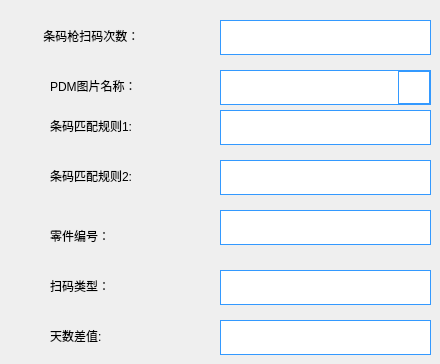
    <widget class="QWidget" name="page">
     <widget class="QLineEdit" name="lineEdit_scanTimes">
      <property name="geometry">
       <rect>
        <x>220</x>
        <y>20</y>
        <width>211</width>
        <height>35</height>
       </rect>
      </property>
      <property name="focusPolicy">
       <enum>Qt::ClickFocus</enum>
      </property>
      <property name="styleSheet">
       <string notr="true">font: 14pt &quot;黑体&quot;;
border-width:1px; 
border-style:solid; 
border-color:rgb(51, 153, 255); 
margin-top: 0ex;</string>
      </property>
      <property name="text">
       <string/>
      </property>
     </widget>
     <widget class="QLabel" name="label_variable_3">
      <property name="geometry">
       <rect>
        <x>50</x>
        <y>70</y>
        <width>161</width>
        <height>31</height>
       </rect>
      </property>
      <property name="styleSheet">
       <string notr="true">font: 14pt &quot;黑体&quot;;</string>
      </property>
      <property name="text">
       <string>PDM图片名称：</string>
      </property>
     </widget>
     <widget class="QComboBox" name="comboBox_PDM">
      <property name="geometry">
       <rect>
        <x>220</x>
        <y>70</y>
        <width>211</width>
        <height>35</height>
       </rect>
      </property>
      <property name="focusPolicy">
       <enum>Qt::NoFocus</enum>
      </property>
      <property name="styleSheet">
       <string notr="true">QComboBox {
font: 14pt &quot;Arial&quot;;
border-width:1px; 
border-style:solid; 
border-color:rgb(51, 153, 255); 
margin-top: 0ex;
}
QComboBox::drop-down {
width:30px; 
border-width:1px; 
border-style:solid; 
border-color:rgb(51, 153, 255); 
}
QComboBox::down-arrow {
image: url(:/LCD_CS351/LCD_CS351/logo/arrow.png);
}
QComboBox QAbstractItemView{
height:50px;
border: 1px solid rgb(51, 153, 255); 
selection-background-color: rgb(51, 153, 255); 
}
QScrollBar:vertical{
width:30px;
border: 2px solid grey;
}
QComboBox QAbstractItemView::item{
height:20px;
}</string>
      </property>
      <property name="editable">
       <bool>false</bool>
      </property>
      <property name="maxVisibleItems">
       <number>10</number>
      </property>
     </widget>
     <widget class="QLabel" name="label_variable_1">
      <property name="geometry">
       <rect>
        <x>40</x>
        <y>20</y>
        <width>161</width>
        <height>31</height>
       </rect>
      </property>
      <property name="styleSheet">
       <string notr="true">font: 14pt &quot;黑体&quot;;</string>
      </property>
      <property name="text">
       <string> 条码枪扫码次数：</string>
      </property>
     </widget>
     <widget class="QLabel" name="label_variable_14">
      <property name="geometry">
       <rect>
        <x>50</x>
        <y>110</y>
        <width>161</width>
        <height>31</height>
       </rect>
      </property>
      <property name="styleSheet">
       <string notr="true">font: 14pt &quot;黑体&quot;;</string>
      </property>
      <property name="text">
       <string>条码匹配规则1:</string>
      </property>
     </widget>
     <widget class="QLineEdit" name="lineEdit_regexp">
      <property name="geometry">
       <rect>
        <x>220</x>
        <y>110</y>
        <width>211</width>
        <height>35</height>
       </rect>
      </property>
      <property name="focusPolicy">
       <enum>Qt::ClickFocus</enum>
      </property>
      <property name="styleSheet">
       <string notr="true">font: 14pt &quot;黑体&quot;;
border-width:1px; 
border-style:solid; 
border-color:rgb(51, 153, 255); 
margin-top: 0ex;</string>
      </property>
      <property name="text">
       <string/>
      </property>
     </widget>
     <widget class="QLabel" name="label_variable_15">
      <property name="geometry">
       <rect>
        <x>50</x>
        <y>220</y>
        <width>161</width>
        <height>31</height>
       </rect>
      </property>
      <property name="styleSheet">
       <string notr="true">font: 14pt &quot;黑体&quot;;</string>
      </property>
      <property name="text">
       <string>零件编号：</string>
      </property>
     </widget>
     <widget class="QLineEdit" name="lineEdit_regexpCode">
      <property name="geometry">
       <rect>
        <x>220</x>
        <y>210</y>
        <width>211</width>
        <height>35</height>
       </rect>
      </property>
      <property name="focusPolicy">
       <enum>Qt::ClickFocus</enum>
      </property>
      <property name="styleSheet">
       <string notr="true">font: 14pt &quot;黑体&quot;;
border-width:1px; 
border-style:solid; 
border-color:rgb(51, 153, 255); 
margin-top: 0ex;</string>
      </property>
      <property name="text">
       <string/>
      </property>
     </widget>
     <widget class="QLabel" name="label_variable_17">
      <property name="geometry">
       <rect>
        <x>50</x>
        <y>270</y>
        <width>161</width>
        <height>31</height>
       </rect>
      </property>
      <property name="styleSheet">
       <string notr="true">font: 14pt &quot;黑体&quot;;</string>
      </property>
      <property name="text">
       <string>扫码类型：</string>
      </property>
     </widget>
     <widget class="QLineEdit" name="lineEdit_scanPass">
      <property name="geometry">
       <rect>
        <x>220</x>
        <y>270</y>
        <width>211</width>
        <height>35</height>
       </rect>
      </property>
      <property name="focusPolicy">
       <enum>Qt::ClickFocus</enum>
      </property>
      <property name="styleSheet">
       <string notr="true">font: 14pt &quot;黑体&quot;;
border-width:1px; 
border-style:solid; 
border-color:rgb(51, 153, 255); 
margin-top: 0ex;</string>
      </property>
      <property name="text">
       <string/>
      </property>
     </widget>
     <widget class="QLabel" name="label_variable_21">
      <property name="geometry">
       <rect>
        <x>50</x>
        <y>160</y>
        <width>161</width>
        <height>31</height>
       </rect>
      </property>
      <property name="styleSheet">
       <string notr="true">font: 14pt &quot;黑体&quot;;</string>
      </property>
      <property name="text">
       <string>条码匹配规则2:</string>
      </property>
     </widget>
     <widget class="QLineEdit" name="lineEdit_regexp_2">
      <property name="geometry">
       <rect>
        <x>220</x>
        <y>160</y>
        <width>211</width>
        <height>35</height>
       </rect>
      </property>
      <property name="focusPolicy">
       <enum>Qt::ClickFocus</enum>
      </property>
      <property name="styleSheet">
       <string notr="true">font: 14pt &quot;黑体&quot;;
border-width:1px; 
border-style:solid; 
border-color:rgb(51, 153, 255); 
margin-top: 0ex;</string>
      </property>
      <property name="text">
       <string/>
      </property>
     </widget>
     <widget class="QLabel" name="label_variable_22">
      <property name="geometry">
       <rect>
        <x>50</x>
        <y>320</y>
        <width>161</width>
        <height>31</height>
       </rect>
      </property>
      <property name="styleSheet">
       <string notr="true">font: 14pt &quot;黑体&quot;;</string>
      </property>
      <property name="text">
       <string>天数差值:</string>
      </property>
     </widget>
     <widget class="QLineEdit" name="lineEdit_dateDiff">
      <property name="geometry">
       <rect>
        <x>220</x>
        <y>320</y>
        <width>211</width>
        <height>35</height>
       </rect>
      </property>
      <property name="focusPolicy">
       <enum>Qt::ClickFocus</enum>
      </property>
      <property name="styleSheet">
       <string notr="true">font: 14pt &quot;黑体&quot;;
border-width:1px; 
border-style:solid; 
border-color:rgb(51, 153, 255); 
margin-top: 0ex;</string>
      </property>
      <property name="text">
       <string/>
      </property>
     </widget>
    </widget>
